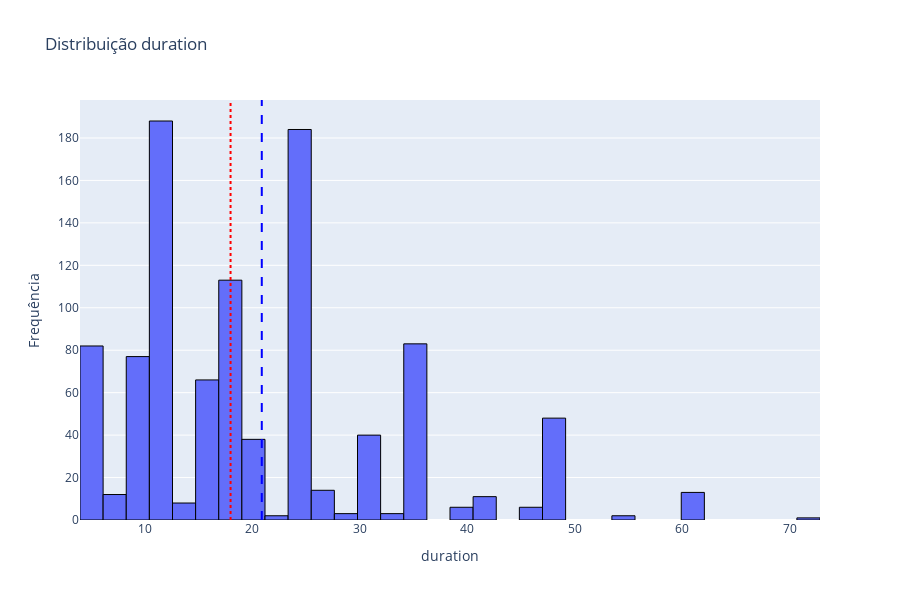
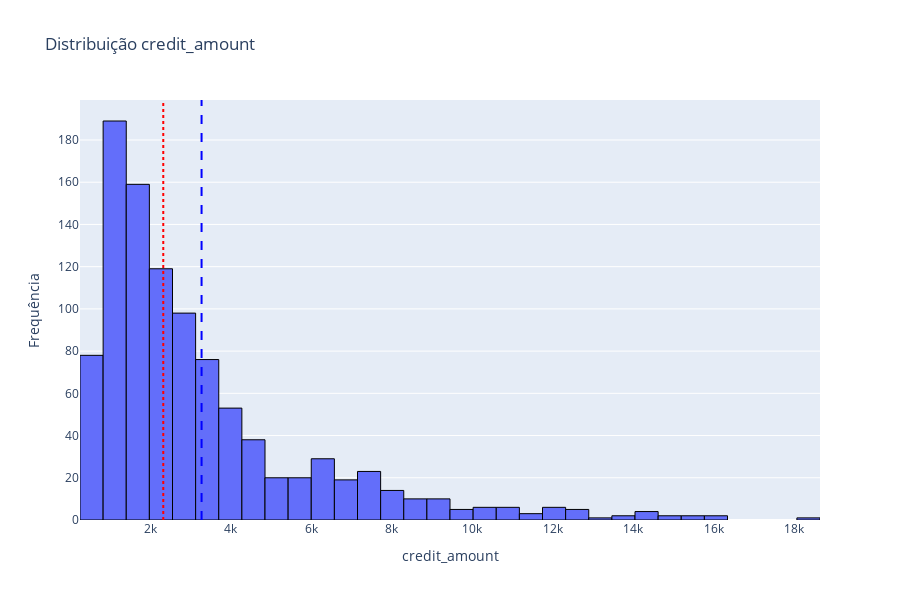
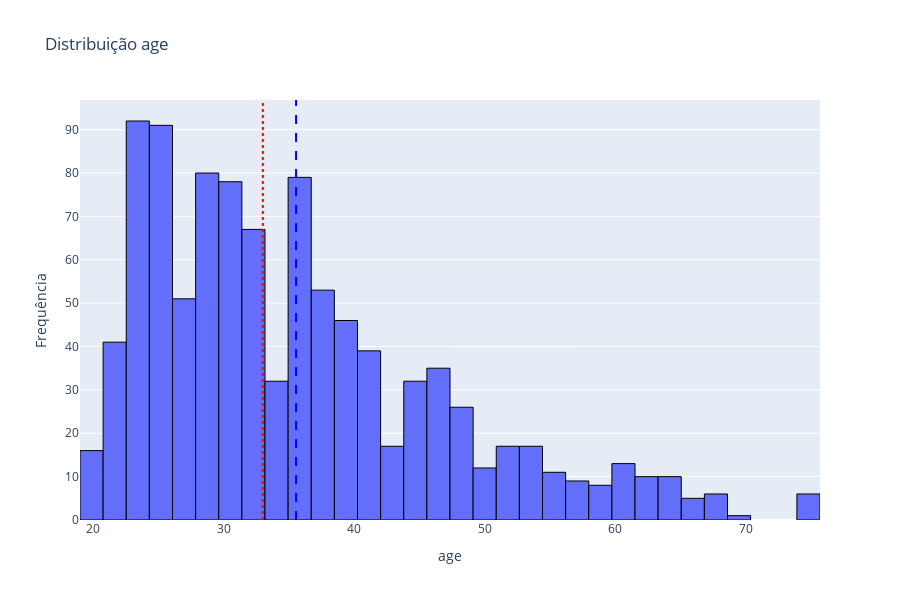

Notebook code for these charts, in order:
### Markdown cell above
#### Features Numéricas

### Code cell
# Distribuição de features

# Bins para o histograma
n = len(df)
bins = np.sqrt(n)

# Iteração sobre as features numéricas
for col in numerical_features:
    x_vals = df[col]

    fig2 = go.Figure()
    fig2.add_trace(go.Histogram(
        x=x_vals,
        xbins=dict(
            start=x_vals.min(),
            end=x_vals.max(),
            size=(x_vals.max() - x_vals.min()) / bins
        ),
        marker=dict(line=dict(color='black', width=1))
    ))
    fig2.add_vline(x=x_vals.mean(), line=dict(color='blue', dash='dash'), name='Média')
    fig2.add_vline(x=x_vals.median(), line=dict(color='red', dash='dot'), name='Mediana')
    fig2.update_layout(
        title=f'Distribuição {col}',
        yaxis_title='Frequência',
        xaxis_title=f'{col}',
        height=600,
        autosize=True
    )
    export_fig(fig2, f'dist_{col}', '../figs/eda/feat_dist')
    fig2.show()

### Figure 1 — Plotly figure (JSON) as saved in the notebook; plotly's stock layout.template omitted (floating-point values rounded to 4 significant figures; data arrays with more than 128 entries replaced by an {"elided": "..."} marker saying what was removed)
{"data": [{"marker": {"line": {"color": "black", "width": 1}}, "type": "histogram", "x": {"elided": "1000 int values"}, "xbins": {"end": 72, "size": 2.15, "start": 4}}], "layout": {"autosize": true, "height": 600, "shapes": [{"line": {"color": "blue", "dash": "dash"}, "name": "Média", "type": "line", "x0": 20.9, "x1": 20.9, "xref": "x", "y0": 0, "y1": 1, "yref": "y domain"}, {"line": {"color": "red", "dash": "dot"}, "name": "Mediana", "type": "line", "x0": 18, "x1": 18, "xref": "x", "y0": 0, "y1": 1, "yref": "y domain"}], "title": {"text": "Distribuição duration"}, "xaxis": {"title": {"text": "duration"}}, "yaxis": {"title": {"text": "Frequência"}}}}

### Figure 2 — Plotly figure (JSON) as saved in the notebook; plotly's stock layout.template omitted (floating-point values rounded to 4 significant figures; data arrays with more than 128 entries replaced by an {"elided": "..."} marker saying what was removed)
{"data": [{"marker": {"line": {"color": "black", "width": 1}}, "type": "histogram", "x": {"elided": "1000 int values"}, "xbins": {"end": 18424, "size": 574.7, "start": 250}}], "layout": {"autosize": true, "height": 600, "shapes": [{"line": {"color": "blue", "dash": "dash"}, "name": "Média", "type": "line", "x0": 3271.0, "x1": 3271.0, "xref": "x", "y0": 0, "y1": 1, "yref": "y domain"}, {"line": {"color": "red", "dash": "dot"}, "name": "Mediana", "type": "line", "x0": 2320.0, "x1": 2320.0, "xref": "x", "y0": 0, "y1": 1, "yref": "y domain"}], "title": {"text": "Distribuição credit_amount"}, "xaxis": {"title": {"text": "credit_amount"}}, "yaxis": {"title": {"text": "Frequência"}}}}

### Figure 3 — Plotly figure (JSON) as saved in the notebook; plotly's stock layout.template omitted (floating-point values rounded to 4 significant figures; data arrays with more than 128 entries replaced by an {"elided": "..."} marker saying what was removed)
{"data": [{"marker": {"line": {"color": "black", "width": 1}}, "type": "histogram", "x": {"elided": "1000 int values"}, "xbins": {"end": 75, "size": 1.771, "start": 19}}], "layout": {"autosize": true, "height": 600, "shapes": [{"line": {"color": "blue", "dash": "dash"}, "name": "Média", "type": "line", "x0": 35.55, "x1": 35.55, "xref": "x", "y0": 0, "y1": 1, "yref": "y domain"}, {"line": {"color": "red", "dash": "dot"}, "name": "Mediana", "type": "line", "x0": 33, "x1": 33, "xref": "x", "y0": 0, "y1": 1, "yref": "y domain"}], "title": {"text": "Distribuição age"}, "xaxis": {"title": {"text": "age"}}, "yaxis": {"title": {"text": "Frequência"}}}}
